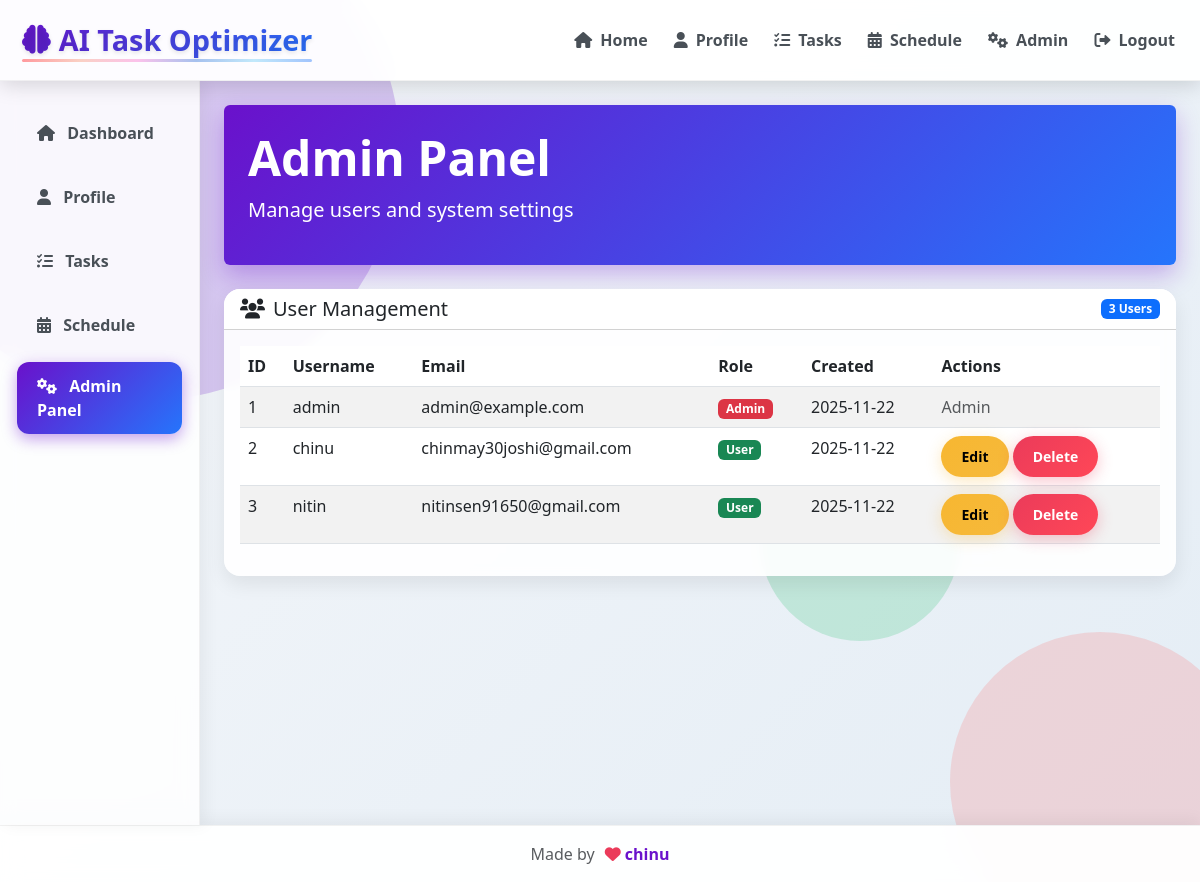
Page /admin (signed in) on the earlier database version.
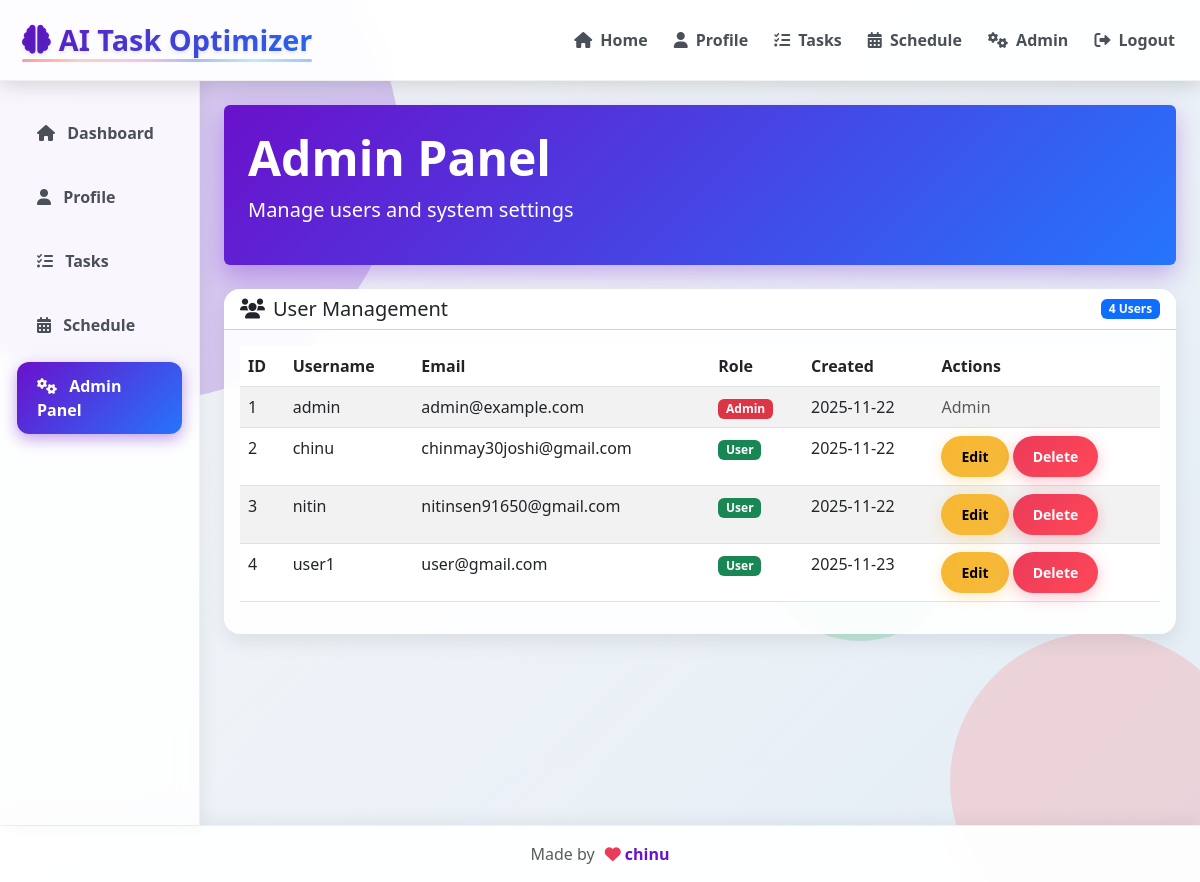
Same page on the later database version.
### models.py (models this page shows, shortened)
class User(UserMixin, db.Model):
    id = db.Column(db.Integer, primary_key=True)
    username = db.Column(db.String(80), unique=True, nullable=False)
    email = db.Column(db.String(120), unique=True, nullable=False)
    password_hash = db.Column(db.String(120), nullable=False)
    is_admin = db.Column(db.Boolean, default=False)
    created_at = db.Column(db.DateTime, default=datetime.utcnow)
    name = db.Column(db.String(100))
    role = db.Column(db.String(50))
    schedule_days = db.Column(db.Integer)
    peak_energy = db.Column(db.String(20))
    study_preference = db.Column(db.String(50))
    family_time = db.Column(db.String(50))
    workout_preference = db.Column(db.String(20))
    workout_impact = db.Column(db.String(20))
    main_goals = db.Column(db.Text)
    sleep_schedule = db.Column(db.JSON)
    weekly_schedule = db.Column(db.JSON)
    tasks = db.relationship('Task', backref='user', lazy=True)
    schedules = db.relationship('Schedule', backref='user', lazy=True)

### app.py (the view)
@app.route('/admin')
@login_required
def admin():
    if not current_user.is_admin:
        flash('Access denied')
        return redirect(url_for('index'))
    users = User.query.all()
    return render_template('admin.html', users=users)

### app.py (called while the page is built)
@login_manager.user_loader
def load_user(id):
    return User.query.get(int(id))

### templates/admin.html (shortened to what this page needs)
{% extends "base.html" %}
{% block content %}
<div class="container-fluid py-4">
    <div class="row">
        <div class="col-12">
            <div class="header-gradient p-4 rounded mb-4 fade-in">
                <h1 class="display-5 fw-bold">Admin Panel</h1>
                <p class="lead">Manage users and system settings</p>
            </div>
        </div>
    </div>
    <div class="row">
        <div class="col-12">
            <div class="card bounce-in">
                <div class="card-header bg-white d-flex justify-content-between align-items-center">
                    <h5 class="mb-0"><i class="fas fa-users me-2"></i>User Management</h5>
                    <span class="badge bg-primary">{{ users|length }} Users</span>
                </div>
                <div class="card-body">
                    <div class="table-responsive">
                        <table class="table table-striped">
                            <thead>
                                <tr>
                                    <th>ID</th>
                                    <th>Username</th>
                                    <th>Email</th>
                                    <th>Role</th>
                                    <th>Created</th>
                                    <th>Actions</th>
                                </tr>
                            </thead>
                            <tbody>
                                {% for user in users %}
                                <tr>
                                    <td>{{ user.id }}</td>
                                    <td>{{ user.username }}</td>
                                    <td>{{ user.email }}</td>
                                    <td>
                                        {% if user.is_admin %}
                                            <span class="badge bg-danger">Admin</span>
                                        {% else %}
                                            <span class="badge bg-success">User</span>
                                        {% endif %}
                                    </td>
                                    <td>{{ user.created_at.strftime('%Y-%m-%d') if user.created_at else 'N/A' }}</td>
                                    <td>
                                        {% if not user.is_admin %}
                                            <button class="btn btn-sm btn-warning">Edit</button>
                                            <button class="btn btn-sm btn-danger">Delete</button>
                                        {% else %}
                                            <span class="text-muted">Admin</span>
                                        {% endif %}
                                    </td>
                                </tr>
                                {% endfor %}
                            </tbody>
                        </table>
                    </div>
                </div>
            </div>
        </div>
    </div>
</div>
{% endblock %}

### templates/base.html (shortened to what this page needs)
<!DOCTYPE html>
<html lang="en">
<head>
    <link href="https://cdn.jsdelivr.net/npm/bootstrap@5.3.0/dist/css/bootstrap.min.css" rel="stylesheet">
    <link rel="stylesheet" href="https://cdnjs.cloudflare.com/ajax/libs/font-awesome/6.0.0/css/all.min.css">
</head>
<body>
    <div class="animated-bg">
        <span class="shape"></span>
        <span class="shape"></span>
    </div>
    <nav class="navbar navbar-expand-lg">
        <div class="container-fluid">
            <a class="navbar-brand d-flex align-items-center" href="/">
                <i class="fas fa-brain me-2"></i>
                <span>AI Task Optimizer</span>
            </a>
            <div class="collapse navbar-collapse" id="navbarNav">
                <ul class="navbar-nav ms-auto">
                    {% if current_user.is_authenticated %}
                        <li class="nav-item">
                            <a class="nav-link" href="/"><i class="fas fa-home me-1"></i> Home</a>
                        </li>
                        <li class="nav-item">
                            <a class="nav-link" href="/profile"><i class="fas fa-user me-1"></i> Profile</a>
                        </li>
                        <li class="nav-item">
                            <a class="nav-link" href="/tasks"><i class="fas fa-tasks me-1"></i> Tasks</a>
                        </li>
                        <li class="nav-item">
                            <a class="nav-link" href="/schedule"><i class="fas fa-calendar-alt me-1"></i> Schedule</a>
                        </li>
                        {% if current_user.is_admin %}
                        <li class="nav-item">
                            <a class="nav-link" href="/admin"><i class="fas fa-cogs me-1"></i> Admin</a>
                        </li>
                        {% endif %}
                        <li class="nav-item">
                            <a class="nav-link" href="/logout"><i class="fas fa-sign-out-alt me-1"></i> Logout</a>
                        </li>
                    {% endif %}
                </ul>
            </div>
        </div>
    </nav>
    <div class="container-fluid">
        <div class="row">
            {% if current_user.is_authenticated %}
            <div class="col-lg-2 d-none d-lg-block sidebar">
                <ul class="nav flex-column">
                    <li class="nav-item">
                        <a class="nav-link {{ 'active' if request.endpoint == 'index' else '' }}" href="/">
                            <i class="fas fa-home me-2"></i> Dashboard
                        </a>
                    </li>
                    <li class="nav-item">
                        <a class="nav-link {{ 'active' if request.endpoint == 'profile' else '' }}" href="/profile">
                            <i class="fas fa-user me-2"></i> Profile
                        </a>
                    </li>
                    <li class="nav-item">
                        <a class="nav-link {{ 'active' if request.endpoint == 'tasks' else '' }}" href="/tasks">
                            <i class="fas fa-tasks me-2"></i> Tasks
                        </a>
                    </li>
                    <li class="nav-item">
                        <a class="nav-link {{ 'active' if request.endpoint == 'schedule' else '' }}" href="/schedule">
                            <i class="fas fa-calendar-alt me-2"></i> Schedule
                        </a>
                    </li>
                    {% if current_user.is_admin %}
                    <li class="nav-item">
                        <a class="nav-link {{ 'active' if request.endpoint == 'admin' else '' }}" href="/admin">
                            <i class="fas fa-cogs me-2"></i> Admin Panel
                        </a>
                    </li>
                    {% endif %}
                </ul>
            </div>
            {% endif %}
            <div class="{% if current_user.is_authenticated %}col-lg-10 col-md-12{% else %}col-12{% endif %}">
                {% block content %}{% endblock %}
            </div>
        </div>
    </div>
    <footer class="footer mt-auto py-3">
        <div class="container">
            <div class="footer-content">
                <span class="text-muted">Made by</span>
                <a href="https://chinmay-joshi-4au4ky2.gamma.site/" target="_blank">
                    <i class="fas fa-heart"></i> chinu
                </a>
            </div>
        </div>
    </footer>
</body>
</html>

Differences in the rows shown:
added User: id "4", username "user1", email "user@gmail.com", is_admin "User", created_at "2025-11-23"
Other differences:
{{ users|length }}: "3" → "4"
